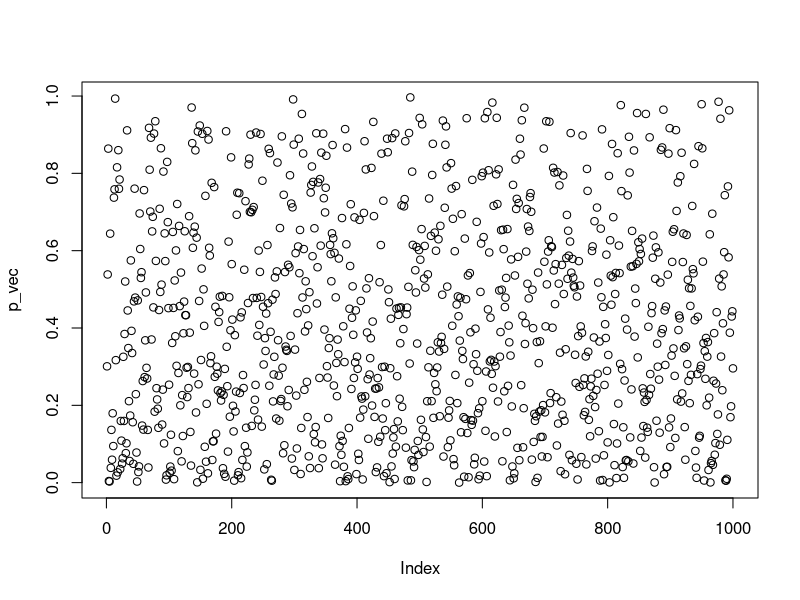

R code for this plot: (Note: this script raises an error after producing the figure.)
require(mvtnorm)
S <- matrix(c(1,.8,.8,1),2,2) #Correlation matrix
G <- rmvnorm(mean=c(0,0),sig=S,n=1000) #Our gaussian variables

pmvnorm(upper = G[1,], corr = cov2cor(S))
p_vec = c()
for(i in 1:nrow(G)){
  p_vec = c(p_vec, pmvnorm(upper = G[i,], corr = cov2cor(S)))
}

plot(p_vec)
hist(U_1)
hist(U_2)
U_1 = pnorm(G[,1],sd = sqrt(S[1,1]))
U_2 = pnorm(G[,2],sd = sqrt(S[2,2]))

plot(U_1,U_2)

U <- pnorm(AB) #Now U is uniform - check using hist(U[,1]) or hist(U[,2])
x <- qgamma(U[,1],2) #x is gamma distributed
y <- qbeta(U[,2],1,2) #y is beta distributed
plot(x,y) #They correlate!